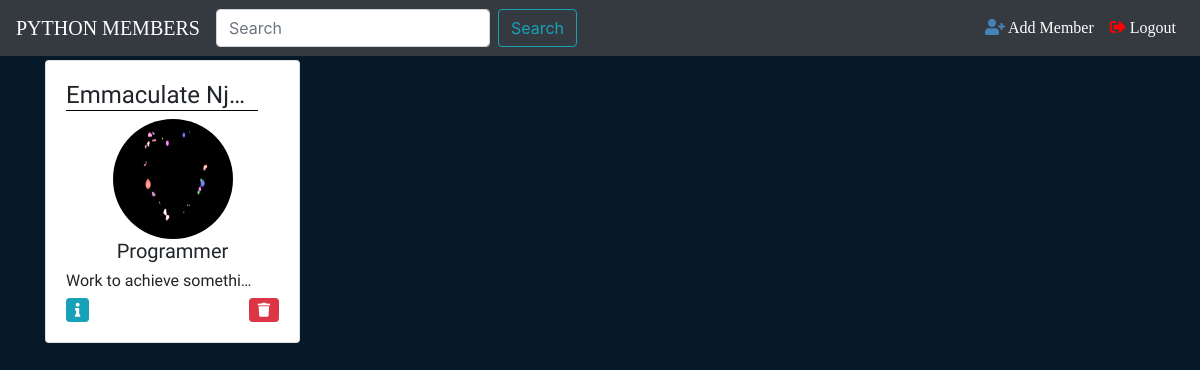
Before: / with the older database file.
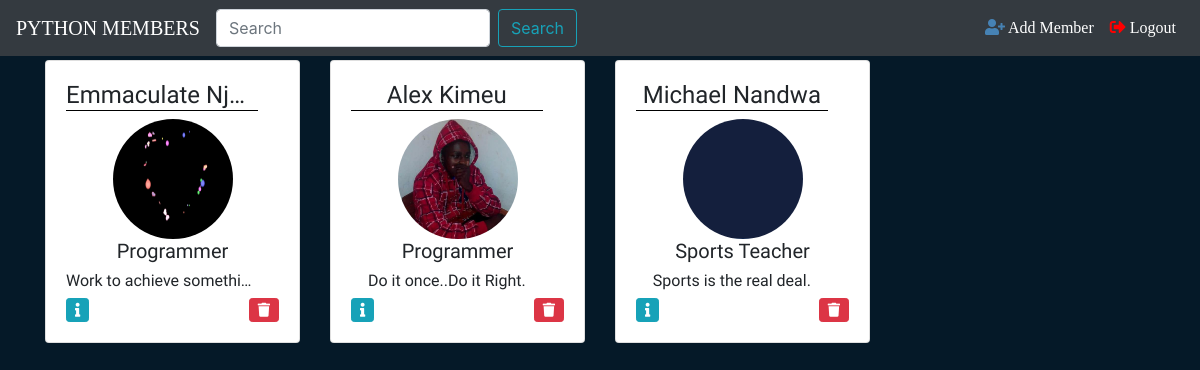
After: the same page with the newer database file.
### sodaapp/models.py (models this page shows, shortened)
class Member(models.Model):
    name = models.CharField(max_length=40)
    age = models.IntegerField()
    nationality = models.CharField(max_length=40)
    primary = models.CharField(max_length=40)
    secondary = models.CharField(max_length=40)
    email = models.EmailField()
    occupation = models.CharField(max_length=40)
    slogan = models.CharField(max_length=50)
    residence = models.CharField(max_length=40)
    photo = models.ImageField()
    campus = models.CharField(max_length=40)
    course = models.CharField(max_length=40)
    hobby = models.CharField(max_length=40)
    is_male = models.BooleanField(default=True)

### sodaapp/views.py (the view)
# urls.py: path('', views.MemberListView.as_view(), name='index'),
class MemberListView(ListView):
    model = Member
    template_name = 'sodaapp/index.html'
    context_object_name = 'profiles'
    ordering = ['name']
    def get_queryset(self):
        query = self.request.GET.get('q')
        if query:
            return Member.objects.filter(name__icontains=query) | Member.objects.filter(slogan__icontains=query)
        else:
            return Member.objects.all()

### sodaapp/templates/sodaapp/index.html (shortened to what this page needs)
{% extends 'sodaapp/base.html' %}
{% block content %}
<div class="row">
        {% if profiles %}
            {% for prof in profiles %}
                <div class="col-sm-3">
                    <div class="card card-body my-1">
                        <h4 class="text-center"
                        style="white-space: nowrap;
                        overflow: hidden;
                        text-overflow: ellipsis;
                        max-width: 90%;
                        border-bottom: 1px solid black;
                        font-family: Gugi;">{{ prof.name }}</h4>
                        <img src="{{ prof.photo.url }}" class="rounded-circle mx-auto img-fluid" alt="" style="height: 120px; width: 120px; align-self: center;">
                        <div class="caption">
                            <h5 class="text-center"
                            style="font-family: Patrick Hand;">{{ prof.occupation }}</h5>
                            <h6 class="text-center" style="white-space: nowrap;
                        overflow: hidden;
                        text-overflow: ellipsis;
                        max-width: 90%;
                        font-family: Orbitron;">{{ prof.slogan }}</h6>
                            <button class="btn btn-info btn-sm" data-toggle="modal"
                                    data-target="#modal-{{ prof.id }}">
                                <i class="fas fa-info"></i>
                            </button>
                            <a href="{% url 'sodaapp:delete-member' prof.id %}" class="btn btn-danger btn-sm" style="float: right;">
                                <i class="fas fa-trash"></i>
                            </a>
                        </div>
                    </div>
                </div>
            {% endfor %}
        {% endif %}
    </div>
{% endblock %}

### sodaapp/templates/sodaapp/base.html (shortened to what this page needs)
<html lang="en">
<head>
<link rel="stylesheet" href="https://stackpath.bootstrapcdn.com/bootstrap/4.3.1/css/bootstrap.min.css">
<link rel="stylesheet" href="https://use.fontawesome.com/releases/v5.8.1/css/all.css">
{% load static %}
<link rel="stylesheet" href="{% static 'sodaapp/css/style.css' %}" type="text/css">
</head>
<body>
<nav class="navbar navbar-expand-lg navbar-dark bg-dark">
  <a class="navbar-brand" href="{% url 'sodaapp:index' %}" style="font-family: 'Acme', cursive;">PYTHON MEMBERS</a>
  <div class="collapse navbar-collapse" id="navbarTogglerDemo03">
    <ul class="navbar-nav mr-auto mt-2 mt-lg-0">
    <li class="nav-item">
    <form class="form-inline my-2 my-lg-0">
      <input class="form-control mr-sm-2" type="search" placeholder="Search" aria-label="Search" name="q" value="{{ request.GET.q }}">
      <button class="btn btn-outline-info my-2 my-sm-0" type="submit">Search</button>
    </form>
        </li>
    </ul>
    <ul class="navbar-nav">
        <li class="nav-item active">
      <a class="nav-link" href="{% url 'sodaapp:add-member' %}" style="font-family: 'Orbirton', cursive;"><i class="fas fa-user-plus" style="color: steelblue;"></i> Add Member<span class="sr-only">(current)</span></a>
      </li>
      <li class="nav-item active">
      <a class="nav-link" href="" style="font-family: 'Orbirton', cursive;"><i class="fas fa-sign-out-alt" style="color: red;"></i> Logout<span class="sr-only">(current)</span></a>
      </li>
    </ul>
  </div>
</nav>
<div class="container">
    {% block content %}
    {% endblock %}
</div>
</body>

### sodaapp/static/sodaapp/css/style.css (style rules this page uses)
body { background: url("../images/db.png"); }

Changed rows visible on the page:
added Member: name "Alex Kimeu", photo (picture), occupation "Programmer", slogan "Do it once..Do it Right."
added Member: name "Michael Nandwa", photo (picture), occupation "Sports Teacher", slogan "Sports is the real deal."
